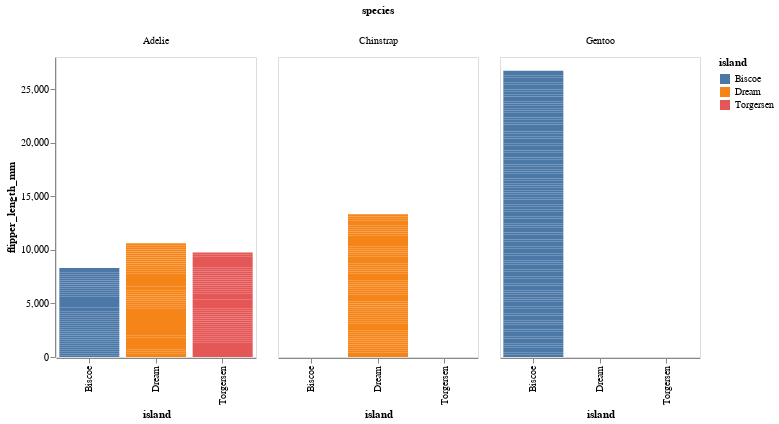

Notebook cell for this chart:
### Markdown cell above
### NOTE : However, in Altair Library, Faceted charts cannot be layered. They remain static. What a shame!

### Code cell
# Faceted charts cannot be layered

group_chart = alt.Chart(penguins).mark_bar()\
                              .encode(alt.Column('species'), 
                                      alt.X('island'),
                                      alt.Y('flipper_length_mm', axis=alt.Axis(grid=False)), alt.Color('island'))\
                              .properties(width=200, height=300)  

    
group_chart.display()

### Figure 1 — Vega-Lite specification as saved in the notebook (floating-point values rounded to 4 significant figures; data arrays with more than 128 entries replaced by an {"elided": "..."} marker saying what was removed)
{"config": {"view": {"continuousWidth": 400, "continuousHeight": 300}}, "data": {"name": "data-6503fb4fbd21ca2400956d2086879525"}, "mark": "bar", "encoding": {"color": {"field": "island", "type": "nominal"}, "column": {"field": "species", "type": "nominal"}, "x": {"field": "island", "type": "nominal"}, "y": {"axis": {"grid": false}, "field": "flipper_length_mm", "type": "quantitative"}}, "height": 300, "width": 200, "$schema": "https://vega.github.io/schema/vega-lite/v4.17.0.json", "datasets": {"data-6503fb4fbd21ca2400956d2086879525": {"elided": "344 records"}}}
